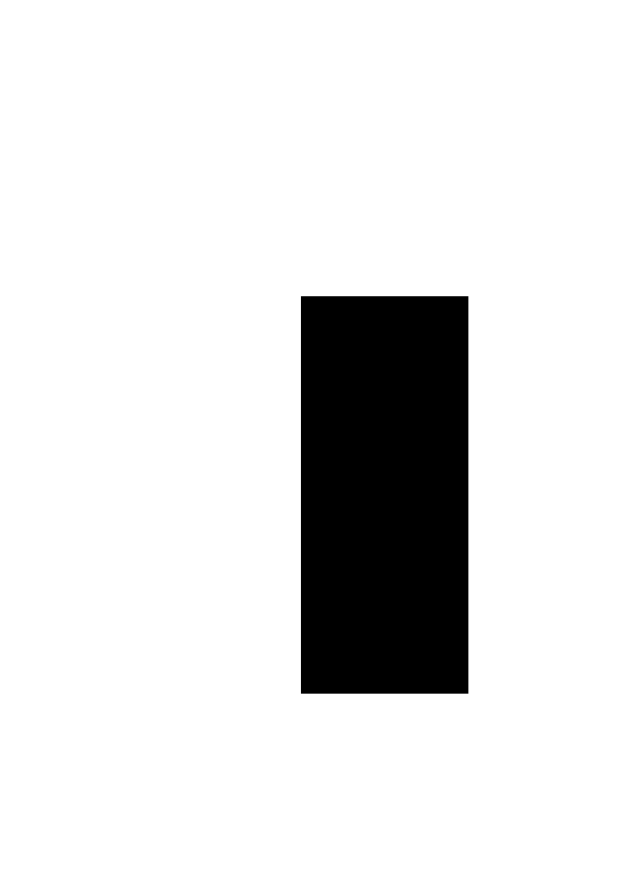
#> input picture Detection/Images/0001.jpg, 2495 x 3523 px (shown at 1/4 size)
$ python objectDetectionopencv.py Images/0001.jpg out.png
#> lines starting #> are read from the running program, lines starting #| are printed output that depends on the picture; after the words box and inside, x2 and y2 are one past the last pixel; in counts of white or black regions, pixels touching at a corner belong together
from __future__ import print_function
from imutils import perspective, contours
from scipy.spatial import distance as dist
import numpy as np
import cv2 as cv
import tkinter as tk
import imutils

# # the image you want to use
# image_file = "readin.jpg"
# # the save-as name you'd like
# saveas = "saveas.png"

# or, if you'd rather...
from sys import argv
this_script, image_file, saveas = argv

# When is a contour too small to count? Is a contour a contour, no matter how small?
contour_threshold = 100

def order_points(points):
    # Sort based on x coord of given points.
    xSort = points[np.argsort(points[:0]), :]

    #take side extremes
    leftMost = xSort[:2, :]
    rightMost = xSort[2:, :]

    # sort by y
    leftMost = leftMost[np.argsort(leftMost[:, 1]), :]
    (topLeft, bottomLeft) = leftMost

    # use euclidian geometry... longest distance between our defined
    # top left point (lowest combined corrdinates) is our bottom right point.
    # otherwise it's hard to tell which is top right and which is bottom
    diag = dist.cdist(topLeft[np.newaxis], rightMost, "euclidian") [0]
    (bottomRight, topRight) = rightMost[np.argsort(diag)[::-1], :]

    # return these coordinates for later use - starting at top left anchor
    # and staying clockwise, for my sanity
    return np.array([topLeft, topRight, bottomRight, bottomLeft], dtype="float32")

# now let's test this out on an image.
# to define this image, head to line 16
image = cv.imread(image_file)
#> image is the input picture: shape (3523, 2495, 3); min 0, max 255, mean 224.1

# convert to gray because we need 2D arrays
gray_image = cv.cvtColor(image, cv.COLOR_BGR2GRAY) # to do: try scikitimage as well
# re: skimage... I can't get it to work, so they must be working fundamentally differently.

# this is some fancy stuff... make it harder to detect edges on purpose.
# in an attempt to compensate for not having real images to test it on rn
gray_image = cv.GaussianBlur(gray_image, (5, 5), 0)

# to do: play with thresholds
edged = cv.Canny(gray_image, 30, 75)
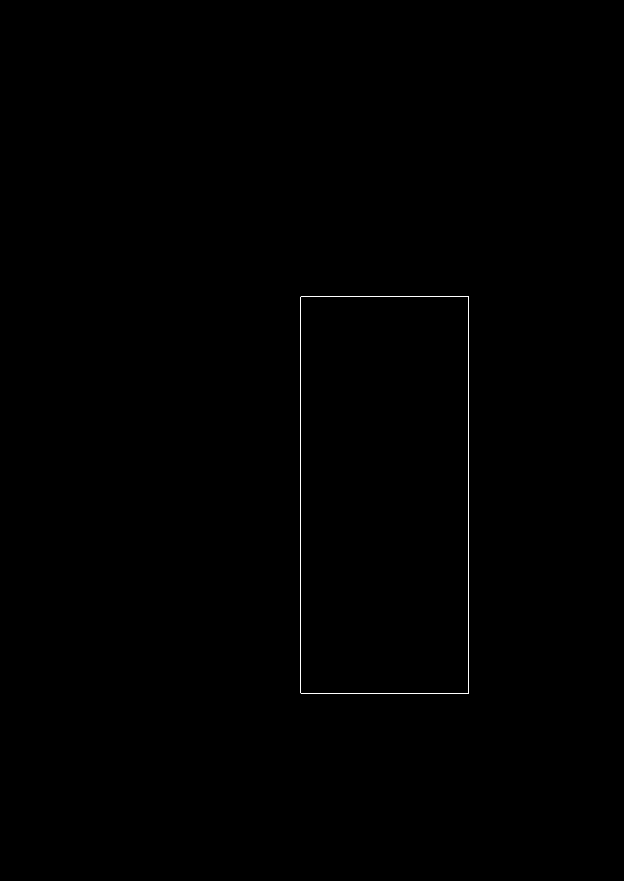
#> edged: shape (3523, 2495) (shown at 1/4 size); 0.05% white in thin lines or dots, all inside (x1, y1, x2, y2) = (1203, 1184, 1874, 2775)
# dilating and eroding helps close gaps
edged = cv.dilate(edged, None, iterations = 1)
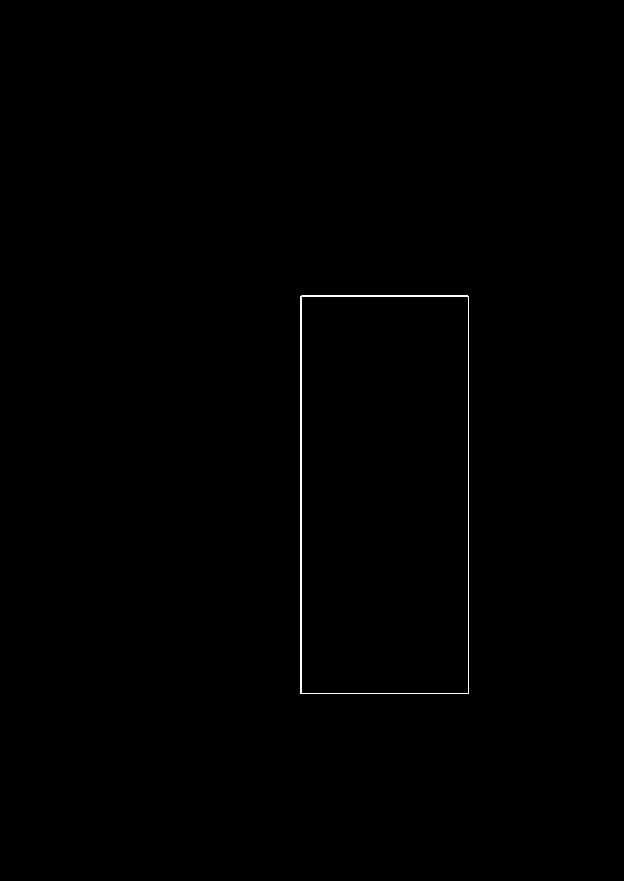
#> edged: shape (3523, 2495) (shown at 1/4 size); 0.15% white; 1 white region
edged = cv.erode(edged, None, iterations = 1)

contour_list = cv.findContours(edged.copy(), cv.RETR_EXTERNAL, cv.CHAIN_APPROX_SIMPLE)
#> contour_list = 1 contour; box (x1, y1, x2, y2) and area: (1203, 1184, 1874, 2775) 1065292
contour_list = imutils.grab_contours(contour_list)

# sort from left to right
(contour_list, _) = contours.sort_contours(contour_list)

# loop over contours
for (i, j) in enumerate(contour_list):
    # ignore too-small contours
    if cv.contourArea(j) < contour_threshold:
        continue
    # we're going to draw a box
    box = cv.minAreaRect(j)
    box = cv.boxPoints(box)
    box = np.array(box, dtype ="int")
    cv.drawContours(image, [box], -1, (0, 255, 0), 2)
    # show me the money! Print each box to console
    print("Object #{}:".format(i+1))
    print(box)
    # so NOW we're going to use the ordering we deciphered earlier.
    rectangle = perspective.order_points(box)
    # and print them
    print(rectangle.astype("int"))
    print("")
    # put the object number at the topLeft corner
    # mostly so we can see wtf it's doing
    cv.putText(image, "#{}".format(i+1),
        (int(rectangle[0][0] - 15), int(rectangle[0][1] - 15)),
        cv.FONT_HERSHEY_SIMPLEX, 0.55, (0,0,255),2)
#> this loop made 1 pass
#> (box, rectangle) on pass 1: ([[1873, 2773], [1203, 2773], [1203, 1184], [1873, 1184]], [[1203, 1184], [1873, 1184], [1873, 2773], [1203, 2773]])
#| Object #1:
#| [[1873 2773]
#|  [1203 2773]
#|  [1203 1184]
#|  [1873 1184]]
#| [[1203 1184]
#|  [1873 1184]
#|  [1873 2773]
#|  [1203 2773]]
        #FONT_HERSHEY_SIMPLEX is the first option in the dropdown

# if the image is bigger than the screen, this will keep it in sight.
# this really should have its own cv.stuff already.
def show_image():
    screen_info = tk.Tk()
    screen_width = screen_info.winfo_screenwidth()
    screen_height = screen_info.winfo_screenheight()
    scale_width = screen_width / image.shape[1]
#> scale_width = 0.77
    scale_height = screen_height / image.shape[0]
#> scale_height = 0.307
    scale = min(scale_width, scale_height)
#> scale = 0.307
    # Resized
    window_width = int(image.shape[1]*scale)
#> window_width = 764
    window_height = int(image.shape[0]*scale)
#> window_height = 1080
    return window_width, window_height
    # return window_height

window_width, window_height = show_image()
#> window_width = 764; window_height = 1080

# Define the winodw title so you don't have to write it out 1000 times.
window_title = "Press esc to quit, or press s to save as %s" %saveas
cv.namedWindow(window_title, cv.WINDOW_NORMAL)
cv.resizeWindow(window_title, show_image())
cv.moveWindow(window_title, 0, 0)

# # ------ This section exists only for testing
# cv.imshow(window_title, edged)
# cv.waitKey(0)
# # ------ End testing section

# I think I say this too much but ... show us the money
cv.imshow(window_title, image)
k = cv.waitKey(0)
#> (key Esc is pressed here)
if k == 27:         # wait for ESC key to exit
    cv.destroyAllWindows()
elif k == ord('s'): # wait for 's' key to save and exit
    cv.imwrite(saveas, image)
    cv.destroyAllWindows()

$ run again, on Detection/Images/LargerCircle.jpg
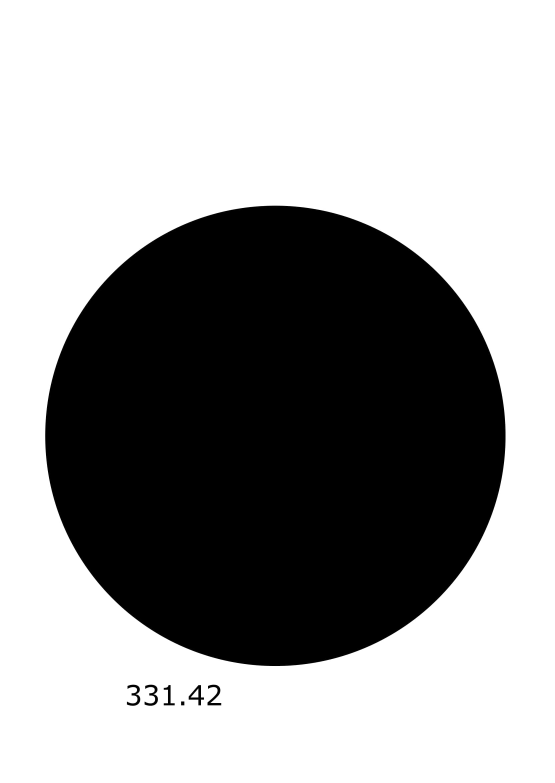
#> input picture Detection/Images/LargerCircle.jpg, 1663 x 2349 px (shown at 1/3 size)
#> image is the input picture: shape (2349, 1663, 3); min 0, max 255, mean 156.9
#> `edged = cv.dilate(edged, None, iterations = 1)`:
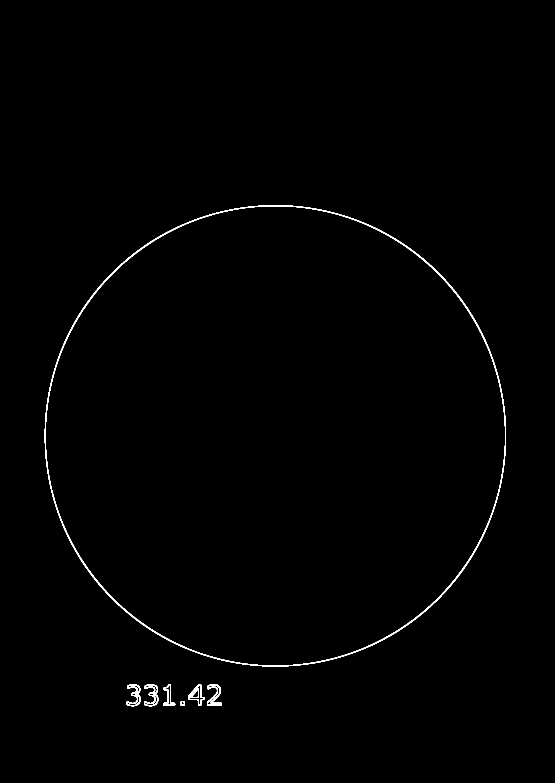
#> edged: shape (2349, 1663) (shown at 1/3 size); 0.53% white; 8 white regions, largest, box (x1, y1, x2, y2) and area: (134, 616, 1518, 2000) 16125, (379, 2053, 422, 2119) 987, (432, 2053, 475, 2119) 987
#> contour_list = 7 contours; box (x1, y1, x2, y2) and area: (135, 617, 1517, 1999) 1498752, (566, 2055, 612, 2116) 1262, (433, 2054, 474, 2118) 982, (380, 2054, 421, 2118) 980, (622, 2054, 664, 2116) 954, (491, 2055, 525, 2117) 701, (543, 2104, 554, 2116) 102
#> the loop `for (i, j) in enumerate(contour_list):` made 7 passes
#> (box, rectangle) on passes 1 to 4: ([[1515, 1997], [135, 1997], [135, 616], [1515, 616]], [[135, 616], [1515, 616], [1515, 1997], [135, 1997]]), ([[420, 2117], [380, 2117], [380, 2054], [420, 2054]], [[380, 2054], [420, 2054], [420, 2117], [380, 2117]]), ([[473, 2117], [433, 2117], [433, 2054], [473, 2054]], [[433, 2054], [473, 2054], [473, 2117], [433, 2117]]), ([[491, 2116], [488, 2055], [521, 2054], [524, 2114]], [[488, 2055], [521, 2054], [524, 2114], [491, 2116]])
#> (printed output is left out)
#> after the loop `for (i, j) in enumerate(contour_list):`:
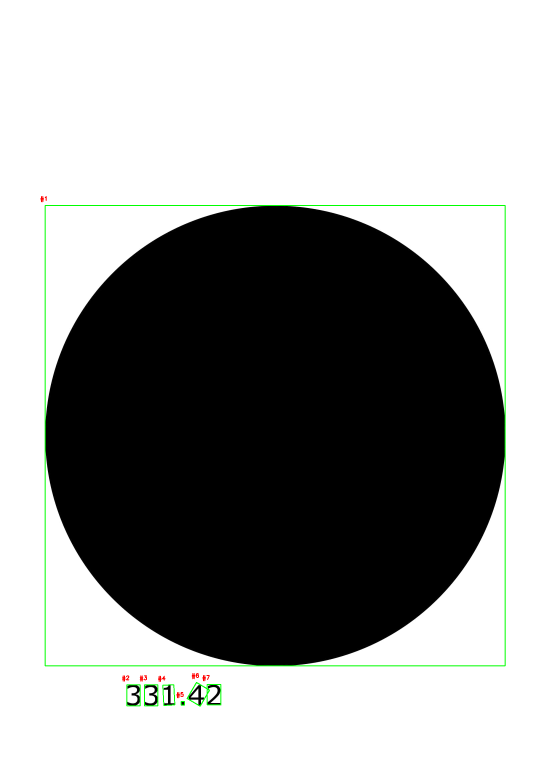
#> image: shape (2349, 1663, 3) (shown at 1/3 size); 0.54% of pixels changed, all inside (x1, y1, x2, y2) = (121, 588, 1517, 2120)
